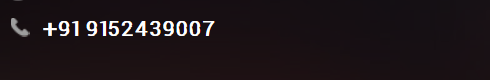

Reproduce this figure in Python.
from selenium import webdriver
from selenium.webdriver.firefox.options import Options
from PIL import Image
import os

options = Options()
options.add_argument("--headless")
# options.add_argument('--ignore-certificate-errors')
# options.add_argument("--test-type")
# options.binary_location = "/usr/bin/chromium"
driver = webdriver.Firefox()

url = 'https://www.justdial.com/Delhi/Ardor-Restaurant-Lounge-Terrace-Cafe-Connaught-Place/011PXX11-XX11-121106171304-R3S5_BZDET?srcterm=Ardor%2520Restaurant%2520Lounge%2520Terrace%2520Cafe'
driver.get(url)
driver.save_screenshot("screenshot.png")
print (driver.title)
driver.close()


def crop(png_image_name):
    img = Image.open(png_image_name)
    area = (160, 220, 400, 300)
    cropped_img = img.crop(area)
    cropped_img.save(png_image_name)
    cropped_img.show()

for f in os.listdir('.'):
    if f.endswith('.png'):
        crop(f)